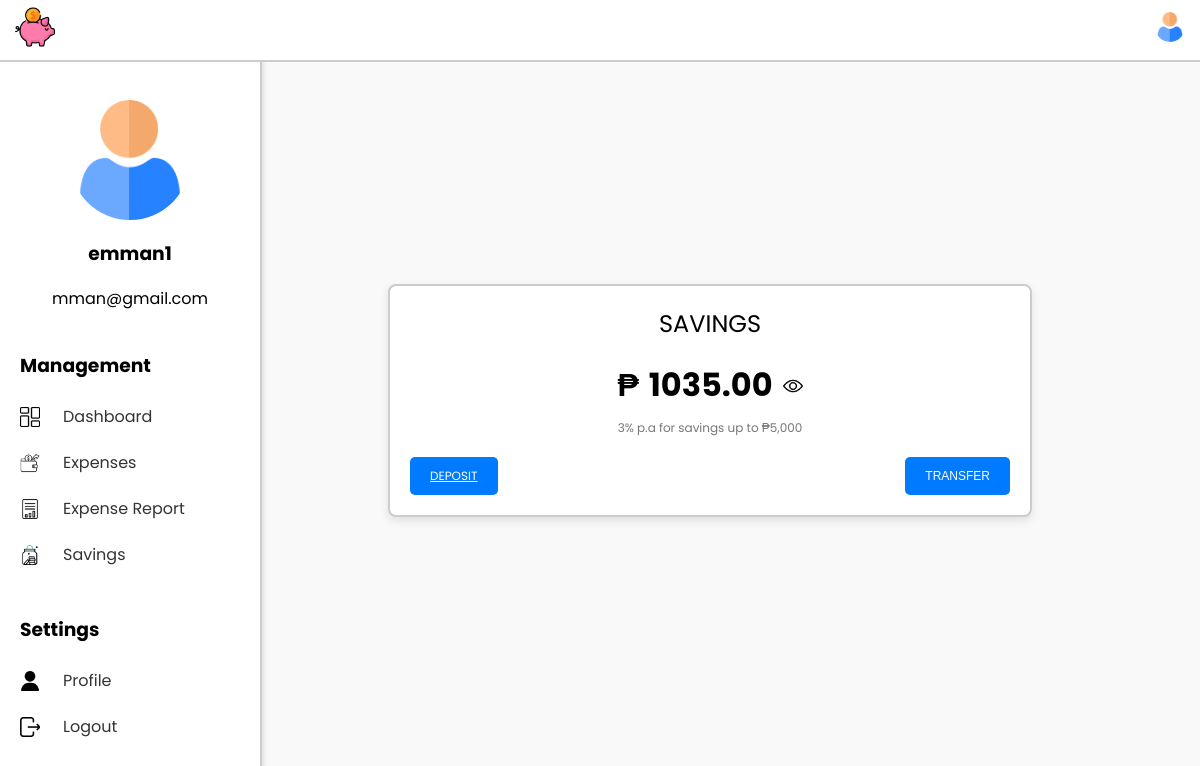
/ExpenseSystem/savings/ (signed in), run on an earlier commit of the app's database.
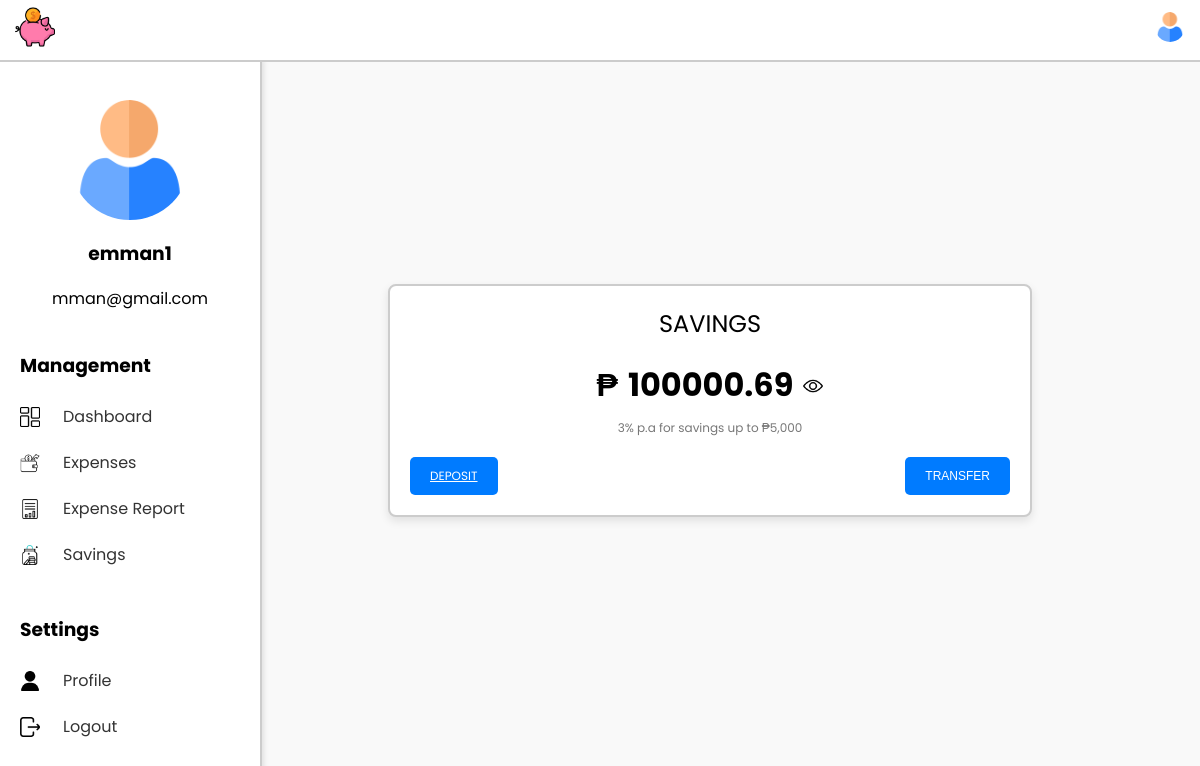
And on a later commit of the database.
### ExpenseSystem/models.py (models this page shows, shortened)
class Savings(models.Model):
    user = models.OneToOneField(User, on_delete=models.CASCADE)
    total_income = models.FloatField(default=0.00)
    total_expense = models.FloatField(default=0.00)
    current_savings = models.FloatField(default=0.00)

### ExpenseSystem/views.py (the view, shortened to what this page needs)
# urls.py: path('savings/', views.savings_dashboard, name='savings_dashboard'),
def savings_dashboard(request):
    savings, created = Savings.objects.get_or_create(
        user=request.user,
        defaults={
            'total_income': 0.0,
            'total_expense': 0.0,
            'current_savings': 0.0,
            'amount': 0.0  # Ensure 'amount' has a default value
        }
    )
    return render(request, 'savings.html', {'savings': savings})  # Pass updated savings to the template

### ExpenseSystem/templates/savings.html (shortened to what this page needs)
<!DOCTYPE html>
<html lang="en">
<head>
    {% load static %}
    <link rel="stylesheet" href="{% static 'savings.css' %}">
</head>
<body>
    {% include 'navbar.html' %}
    {% include 'sidebar.html' %}
    <div class="main-content">
        <div class="savings-container">
            <div class="savings-header">SAVINGS</div>
            <div class="savings-balance">
                <span>₱</span>
                <span id="balance">{{ savings.current_savings|floatformat:2 }}</span>
                <a href="#" onclick="toggleBalance()">
                    <img id="eye-icon" class="eye-icon" src="{% static 'openeye.png' %}">
                </a>
            </div>
            <div class="savings-info">3% p.a for savings up to ₱5,000</div>
            <div class="button-container">
                <a href="{% url 'deposit_savings' %}" class="button">Deposit</a>
                <button class="button">Transfer</button>
            </div>
        </div>
    </div>
</body>
</html>

What changed in the data, as far as the page shows it:
changed Savings: current_savings "1035.00" → "100000.69"
